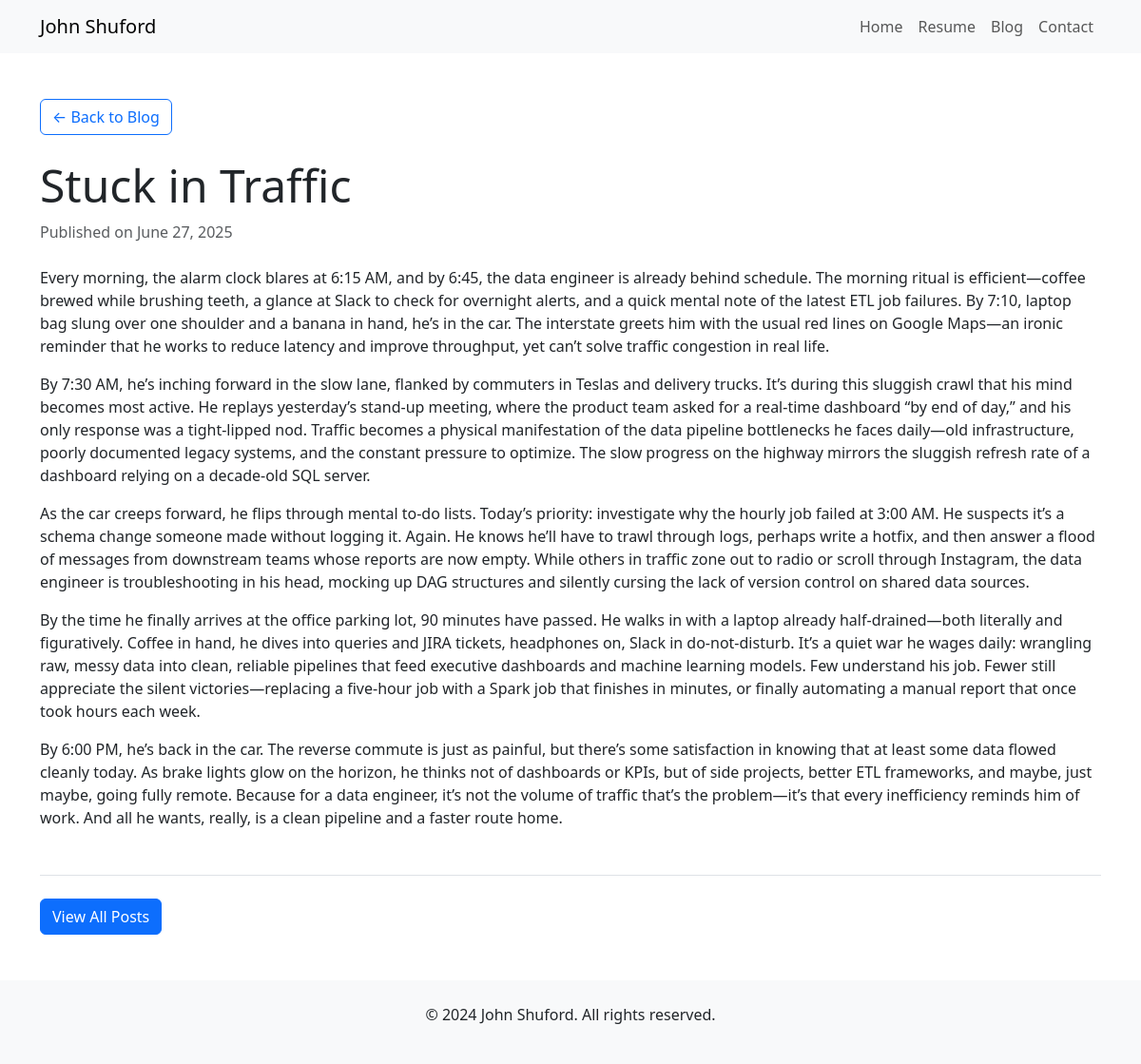
The page /blog/stuck-in-traffic/ on the database its author committed.
### core/models.py (models this page shows, shortened)
class Post(models.Model):
    title = models.CharField(max_length=200)
    slug = models.SlugField(unique=True)
    content = models.TextField()
    created_at = models.DateTimeField(auto_now_add=True)
    updated_at = models.DateTimeField(auto_now=True)
    class Meta:
        ordering = ['-created_at']

### core/views.py (the view)
# urls.py: path('blog/<slug:slug>/', views.blog_detail, name='blog_detail'),
def blog_detail(request, slug):
    post = get_object_or_404(Post, slug=slug)
    return render(request, 'core/blog_detail.html', {'post': post})

### core/templates/core/blog_detail.html (shortened to what this page needs)
{% extends 'core/base.html' %}
{% block content %}
<div class="mb-4">
    <a href="{% url 'blog' %}" class="btn btn-outline-primary">&larr; Back to Blog</a>
</div>
<article>
    <header class="mb-4">
        <h1 class="display-5">{{ post.title }}</h1>
        <p class="text-muted">Published on {{ post.created_at|date:"F d, Y" }}</p>
    </header>
    <div class="blog-content">
        {{ post.content|linebreaks }}
    </div>
</article>
<div class="mt-5 pt-4 border-top">
    <a href="{% url 'blog' %}" class="btn btn-primary">View All Posts</a>
</div>
{% endblock %}

### core/static/core/css/style.css (style rules this page uses)
body { font-family: 'Segoe UI', Tahoma, Geneva, Verdana, sans-serif; line-height: 1.6; color: #333; }

### rows shown on the page
Post: title "Stuck in Traffic", created_at "June 27, 2025", content "Every morning, the alarm clock blares at 6:15 AM, and by 6:45, the data engineer is already behind schedule. The morning ritual is efficient—coffee brewed while brushing teeth, a glance at Slack to check for overnight alerts, and a quick mental note of the latest ETL job failures. By 7:10, laptop bag slung over one shoulder and a banana in hand, he’s in the car. The interstate greets him with the usual red lines on Google Maps—an ironic reminder that he works to reduce latency and improve throughput, yet can’t solve traffic congestion in real life. By 7:30 AM, he’s inching forward in the slow lane, flanked by commuters in Teslas and delivery trucks. It’s during this sluggish crawl that his…"
